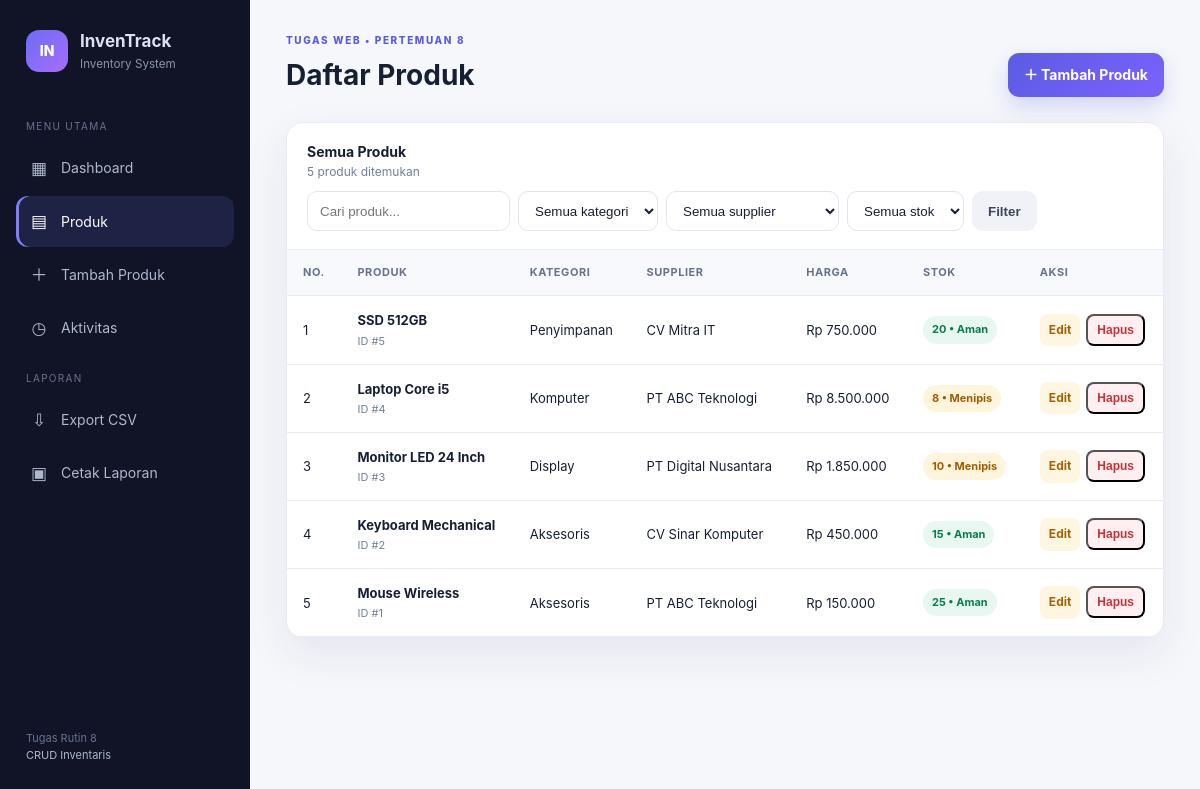
The page /index.php?page=products on the database its author committed.
### tables this page shows
CREATE TABLE products (
    id INT UNSIGNED AUTO_INCREMENT PRIMARY KEY,
    name VARCHAR(150) NOT NULL,
    category_id INT UNSIGNED NOT NULL,
    supplier_id INT UNSIGNED NOT NULL,
    price DECIMAL(12,2) NOT NULL DEFAULT 0.00,
    stock INT NOT NULL DEFAULT 0,
    created_at TIMESTAMP DEFAULT CURRENT_TIMESTAMP,
    updated_at TIMESTAMP DEFAULT CURRENT_TIMESTAMP ON UPDATE CURRENT_TIMESTAMP,
    CONSTRAINT fk_products_category FOREIGN KEY (category_id) REFERENCES categories(id) ON UPDATE CASCADE ON DELETE RESTRICT,
    CONSTRAINT fk_products_supplier FOREIGN KEY (supplier_id) REFERENCES suppliers(id) ON UPDATE CASCADE ON DELETE RESTRICT,
    INDEX idx_product_category (category_id),
    INDEX idx_product_supplier (supplier_id)
);

CREATE TABLE categories (
    id INT UNSIGNED AUTO_INCREMENT PRIMARY KEY,
    name VARCHAR(100) NOT NULL UNIQUE
);

CREATE TABLE suppliers (
    id INT UNSIGNED AUTO_INCREMENT PRIMARY KEY,
    name VARCHAR(100) NOT NULL,
    phone VARCHAR(20) NOT NULL
);

### config/helpers.php (called while the page is built, shortened)
<?php
function e(?string $value): string { return htmlspecialchars((string)$value, ENT_QUOTES, 'UTF-8'); }
function rupiah(float|int $value): string { return 'Rp '.number_format((float)$value,0,',','.'); }

### index.php (the view, shortened to what this page needs)
<?php
$page=$_GET['page']??'dashboard';
 ?><?php
if($page==='products'){
 require __DIR__.'/partials/header.php';$q=trim($_GET['q']??'');$perPage=5;$current=max(1,(int)($_GET['p']??1));$where=[];$params=[];
 $whereSql=$where?'WHERE '.implode(' AND ',$where):'';$countStmt=$pdo->prepare("SELECT COUNT(*) FROM products p JOIN categories c ON c.id=p.category_id JOIN suppliers s ON s.id=p.supplier_id $whereSql");$countStmt->execute($params);$total=(int)$countStmt->fetchColumn();$pages=max(1,(int)ceil($total/$perPage));$current=min($current,$pages);$offset=($current-1)*$perPage;
 $sql="SELECT p.*,c.name category_name,s.name supplier_name FROM products p JOIN categories c ON c.id=p.category_id JOIN suppliers s ON s.id=p.supplier_id $whereSql ORDER BY p.id DESC LIMIT :limit OFFSET :offset";$stmt=$pdo->prepare($sql);foreach($params as $key=>$value)$stmt->bindValue(':'.$key,$value);$stmt->bindValue(':limit',$perPage,PDO::PARAM_INT);$stmt->bindValue(':offset',$offset,PDO::PARAM_INT);$stmt->execute();$products=$stmt->fetchAll();$categories=$pdo->query('SELECT * FROM categories ORDER BY name')->fetchAll();$suppliers=$pdo->query('SELECT * FROM suppliers ORDER BY name')->fetchAll();
 ?><section class="card table-card"><div class="table-tools"><div><strong>Semua Produk</strong><div class="muted"><?= $total ?> produk ditemukan</div></div><form class="filters" method="get"><input class="input" name="q" value="<?= e($q) ?>" placeholder="Cari produk..."><select class="select" name="category"><option value="0">Semua kategori</option></select><select class="select" name="supplier"><option value="0">Semua supplier</option></select><select class="select" name="status"><option value="">Semua stok</option></select><button class="btn btn-light" type="submit">Filter</button></form></div><div class="table-wrap"><table><thead><tr><th>No.</th><th>Produk</th><th>Kategori</th><th>Supplier</th><th>Harga</th><th>Stok</th><th>Aksi</th></tr></thead><tbody><?php foreach($products as $i=>$product):$stock=(int)$product['stock'];$cls=$stock<=5?'critical':($stock<=10?'low':'safe');$label=$cls==='critical'?'Kritis':($cls==='low'?'Menipis':'Aman'); ?><tr><td><?= $offset+$i+1 ?></td><td><span class="product-name"><?= e($product['name']) ?></span><span class="sub">ID #<?= $product['id'] ?></span></td><td><?= e($product['category_name']) ?></td><td><?= e($product['supplier_name']) ?></td><td><?= rupiah($product['price']) ?></td><td><span class="badge <?= $cls ?>"><?= $stock ?> • <?= $label ?></span></td><td><div class="actions"><a class="action edit" href="edit.php?id=<?= $product['id'] ?>">Edit</a><form method="post" action="actions/delete.php" onsubmit="return confirmDelete('<?= e($product['name']) ?>')" style="display:inline"><button class="action delete" type="submit">Hapus</button></form></div></td></tr><?php endforeach; ?></tbody></table></div></section><?php require __DIR__.'/partials/footer.php';exit;
}
require __DIR__.'/partials/header.php';
?><?php require __DIR__.'/partials/footer.php'; ?>

### assets/style.css (style rules this page uses)
:root { --bg:#f5f7fb;--panel:#fff;--ink:#172033;--muted:#718096;--line:#e7ebf2;--primary:#5b5ce2;--primary2:#7b61ff;--green:#18a878;--orange:#f59e0b;--red:#e5484d;--shadow:0 16px 45px rgba(36,43,75,.08) }
* { box-sizing:border-box }
body { margin:0;background:var(--bg);color:var(--ink);font:14px/1.55 Inter,ui-sans-serif,system-ui,-apple-system,"Segoe UI",sans-serif }
.btn { border:0;border-radius:11px;padding:11px 16px;text-decoration:none;font-weight:700;display:inline-flex;align-items:center;gap:7px;cursor:pointer }
.btn-light { background:#f0f2f7;color:#3b465a }
.card { background:var(--panel);border:1px solid var(--line);border-radius:17px;box-shadow:var(--shadow);padding:20px }
.muted { color:var(--muted);font-size:12px }
.table-card { padding:0;overflow:hidden }
.table-tools { padding:18px 20px;border-bottom:1px solid var(--line);display:flex;gap:10px;align-items:center;justify-content:space-between;flex-wrap:wrap }
.filters { display:flex;gap:8px;flex-wrap:wrap }
.input,.select { height:40px;border:1px solid #dfe4ed;border-radius:10px;padding:0 12px;background:#fff;color:var(--ink);outline:none }
.table-wrap { overflow:auto }
table { width:100%;border-collapse:collapse }
th,td { padding:14px 16px;text-align:left;border-bottom:1px solid var(--line);white-space:nowrap }
th { background:#f8f9fc;color:#68738b;font-size:11px;text-transform:uppercase;letter-spacing:.05em }
td { font-size:13px }
.product-name { font-weight:700 }
.sub { display:block;color:var(--muted);font-size:11px;margin-top:2px }
.badge { display:inline-flex;padding:5px 9px;border-radius:999px;font-size:11px;font-weight:700 }
.badge.safe { background:#e8f8f1;color:#087b55 }
.badge.low { background:#fff5dd;color:#a05d00 }
.actions { display:flex;gap:6px }
.action { padding:7px 9px;border-radius:8px;text-decoration:none;font-size:12px;font-weight:700 }
.action.edit { background:#fff6e2;color:#a76200 }
.action.delete { background:#ffeff0;color:#c53239 }

### rows shown on the page
products: i "1", name "SSD 512GB", id "5", category.name "Penyimpanan", supplier.name "CV Mitra IT", price "Rp 750.000", stock "20", stock "Aman"
products: i "2", name "Laptop Core i5", id "4", category.name "Komputer", supplier.name "PT ABC Teknologi", price "Rp 8.500.000", stock "8", stock "Menipis"
products: i "3", name "Monitor LED 24 Inch", id "3", category.name "Display", supplier.name "PT Digital Nusantara", price "Rp 1.850.000", stock "10", stock "Menipis"
products: i "4", name "Keyboard Mechanical", id "2", category.name "Aksesoris", supplier.name "CV Sinar Komputer", price "Rp 450.000", stock "15", stock "Aman"
products: i "5", name "Mouse Wireless", id "1", category.name "Aksesoris", supplier.name "PT ABC Teknologi", price "Rp 150.000", stock "25", stock "Aman"

### other values the page prints
$pageTitle "Daftar Produk"
$total "5"
